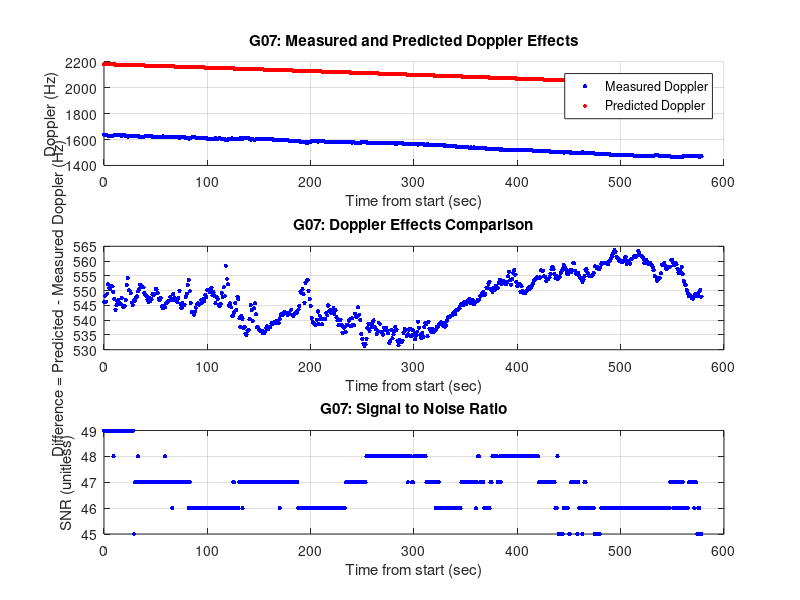
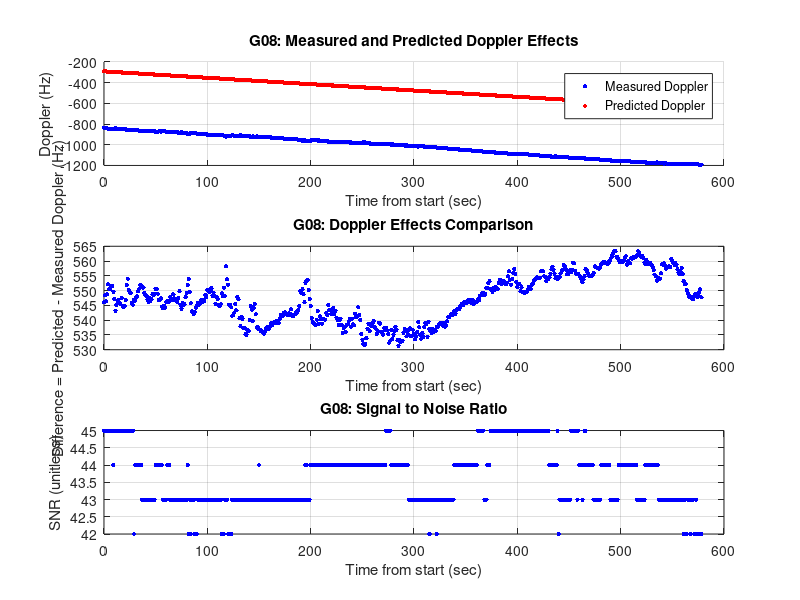
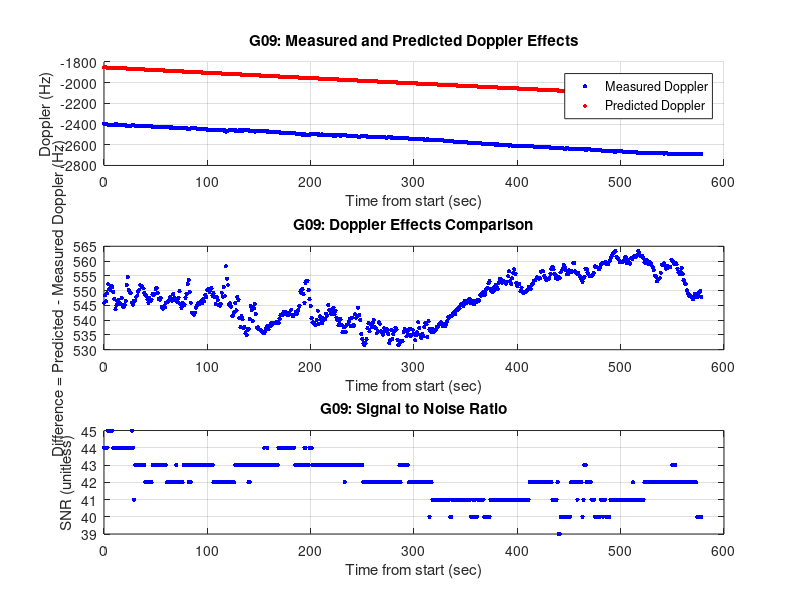
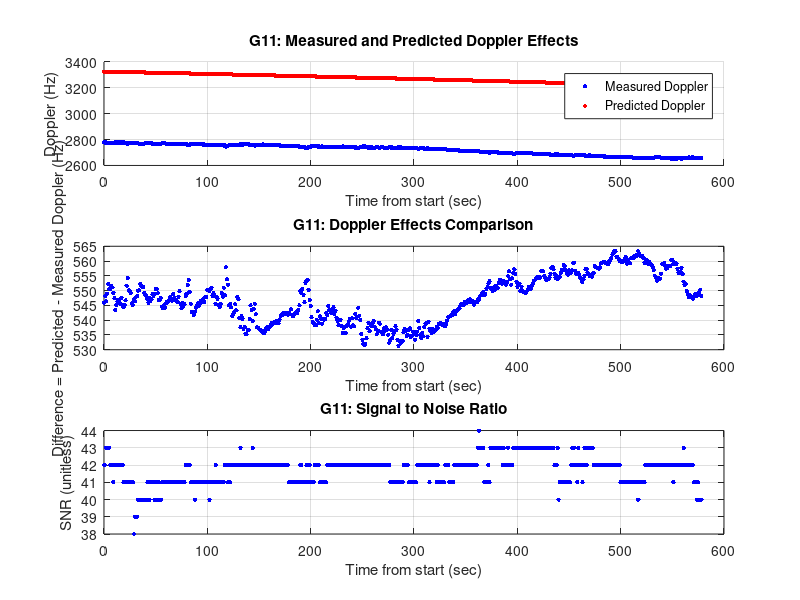

Reproduce these figures in MATLAB, in order.
% This program plots data from the report
close all;
clear;
clc;

% File Specs
fileID = fopen('Report.txt', 'r');
formatSpec = '%d %d %f %f %f %d %d %d %d %d %f\n';
sizeA = [11 inf];

% Read in inputs
fgetl(fileID);
A = fscanf(fileID, formatSpec, sizeA);
A = sortrows(A', [1, 9, 10, 11]);
A = A';

% Calculate timeStamps
timeStamps = A(11, :) + 60 * (A(10, :) + 60 * A(9, :));
timeBegin = min(timeStamps);
corrTime = timeStamps - timeBegin;

% Length of A
ASize = length(timeStamps);

% Set up loop vars
PRN = A(1, 1);
startIndex = 1;

figure('units','normalized','outerposition',[0 0 1 1]);

for i = 1:ASize
    if (PRN ~= A(1, i) || i == ASize)
        clf;
        
        % Satellite Name
        if (PRN >= 10)
            satName = strcat('G', num2str(PRN));
        else
            satName = strcat('G0', num2str(PRN));
        end
        
        % Predicted & Measured Doppler Plot
        subplot(3, 1, 1);
        
        hold on;        
        plot(corrTime(startIndex:i-1), A(3, startIndex:i-1), '.', ...
        'MarkerSize', 10, 'color', 'b');
        plot(corrTime(startIndex:i-1), A(4, startIndex:i-1), '.', ...
        'MarkerSize', 10, 'color', 'r');
    
        title(strcat(satName, ': Measured and Predicted Doppler Effects'));
        xlabel('Time from start (sec)');
        ylabel('Doppler (Hz)');
        legend({'Measured Doppler', 'Predicted Doppler'});
        grid on;
        
        % Predicted - Measured Comparison Plot
        subplot(3, 1, 2);
        
        plot(corrTime(startIndex:i-1), A(4, startIndex:i-1) - A(3, startIndex:i-1), ...
        '.', 'MarkerSize', 10, 'color', 'b'); 
        
        title(strcat(satName, ': Doppler Effects Comparison'));
        xlabel('Time from start (sec)'); 
        ylabel('Difference = Predicted - Measured Doppler (Hz)');
        grid on;

        % SNR Plot
        subplot(3, 1, 3);
        
        plot(corrTime(startIndex:i-1), A(2, startIndex:i-1), '.', ...
        'MarkerSize', 10, 'color', 'b');
        
        title(strcat(satName, ': Signal to Noise Ratio'));
        xlabel('Time from start (sec)'); 
        ylabel('SNR (unitless)');
        grid on;

        startIndex = i;
        
        saveas(gcf, strcat(satName, '.png'));
    end
    PRN = A(1, i);
end





